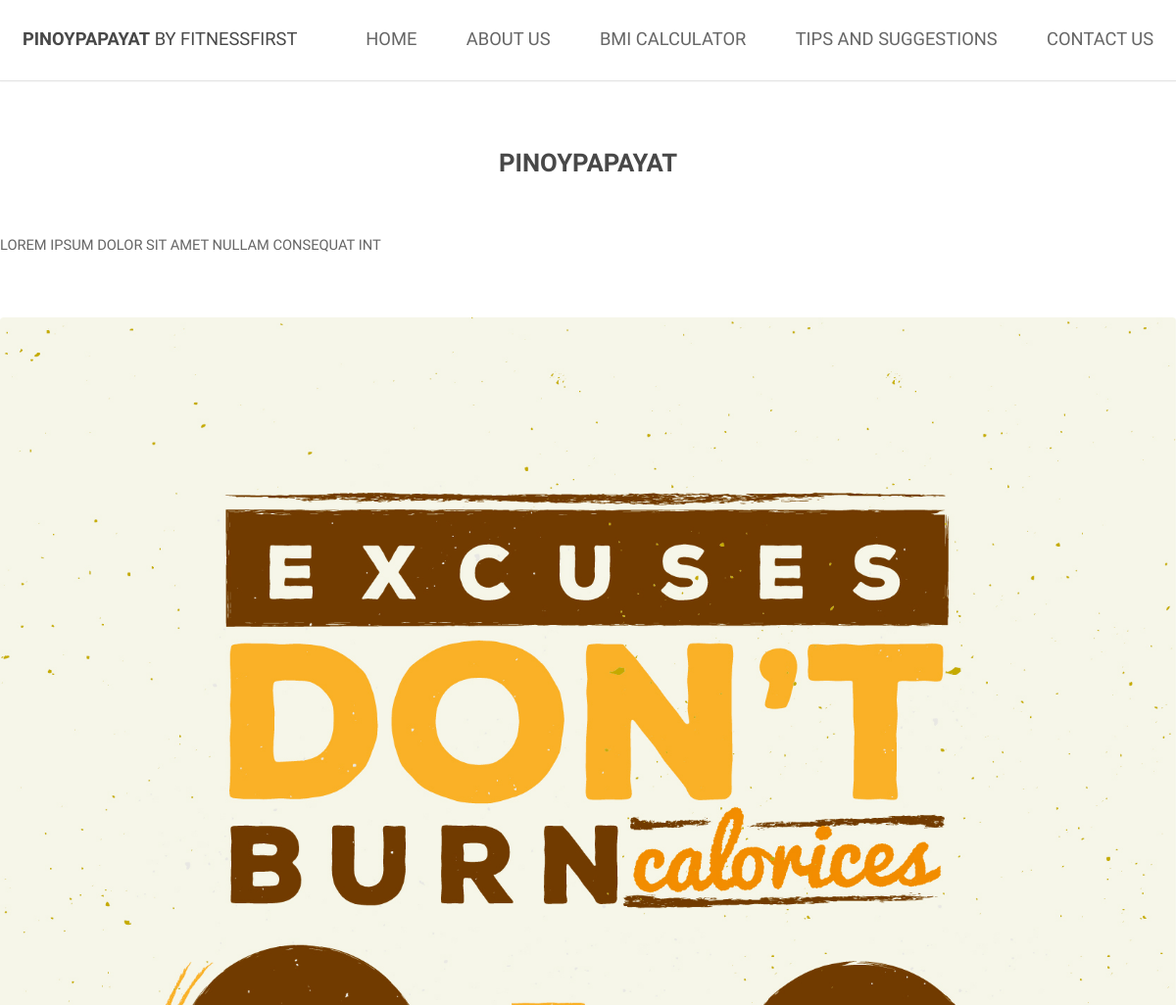
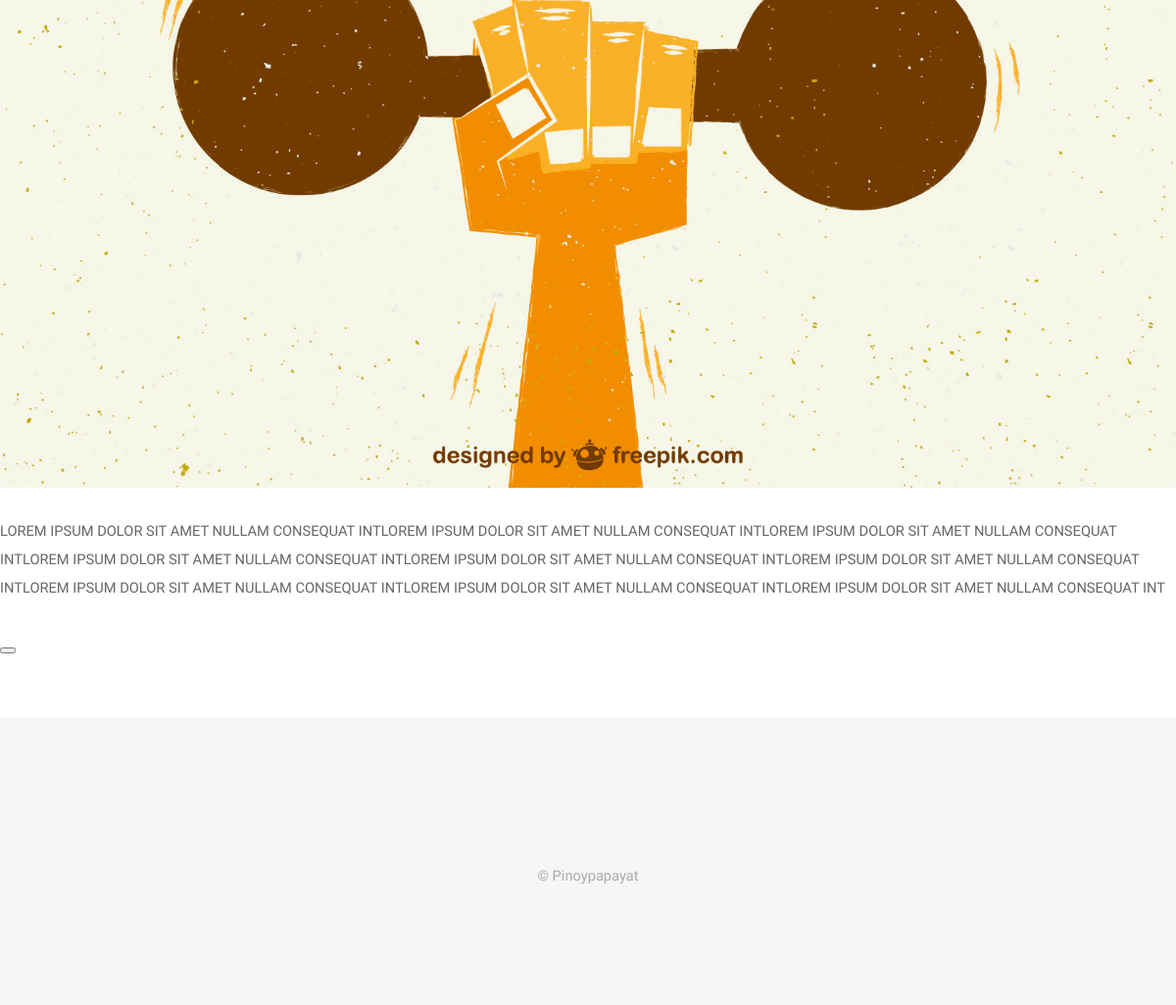
/index.php/site/about, run on an earlier commit of the app's database (2 pictures, top to bottom).
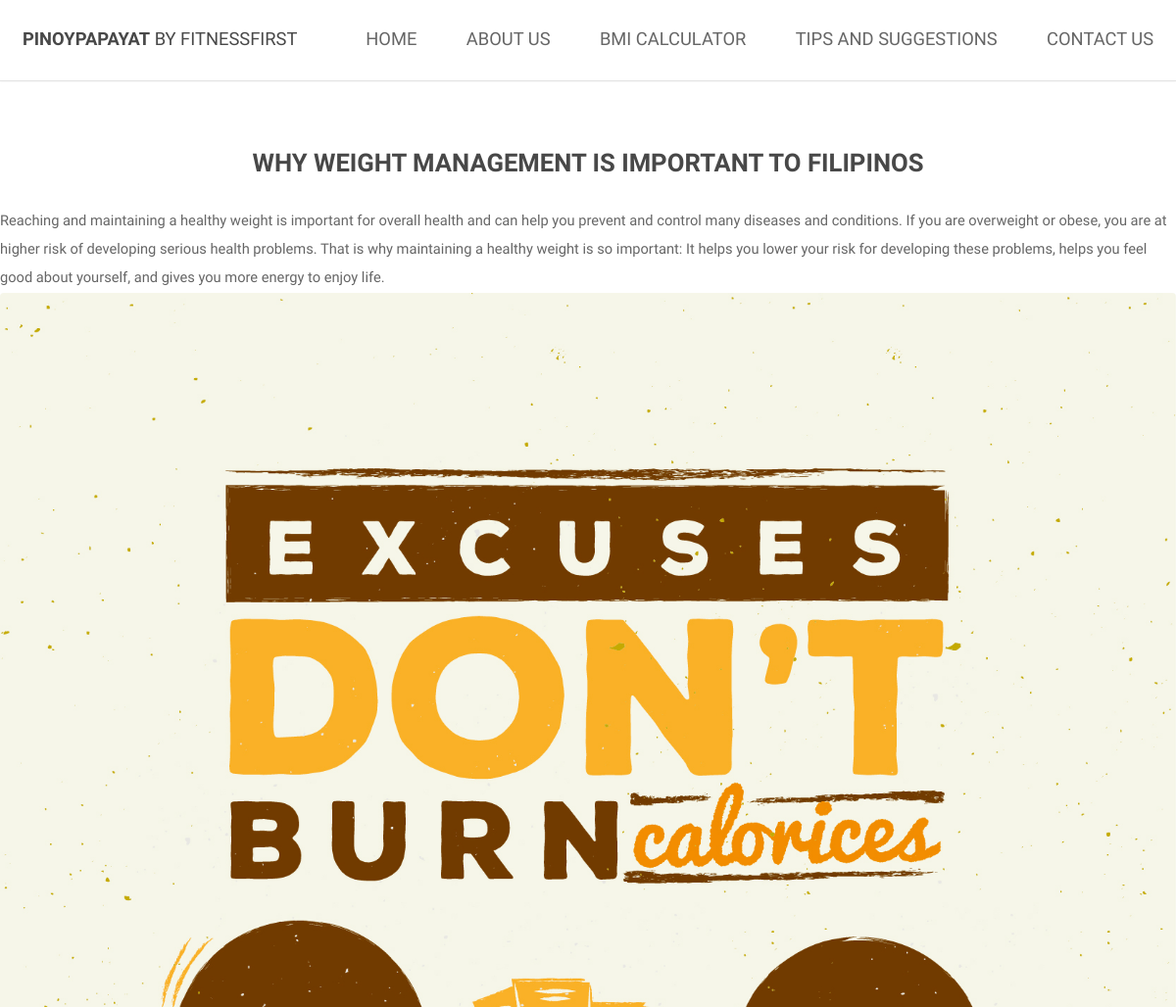
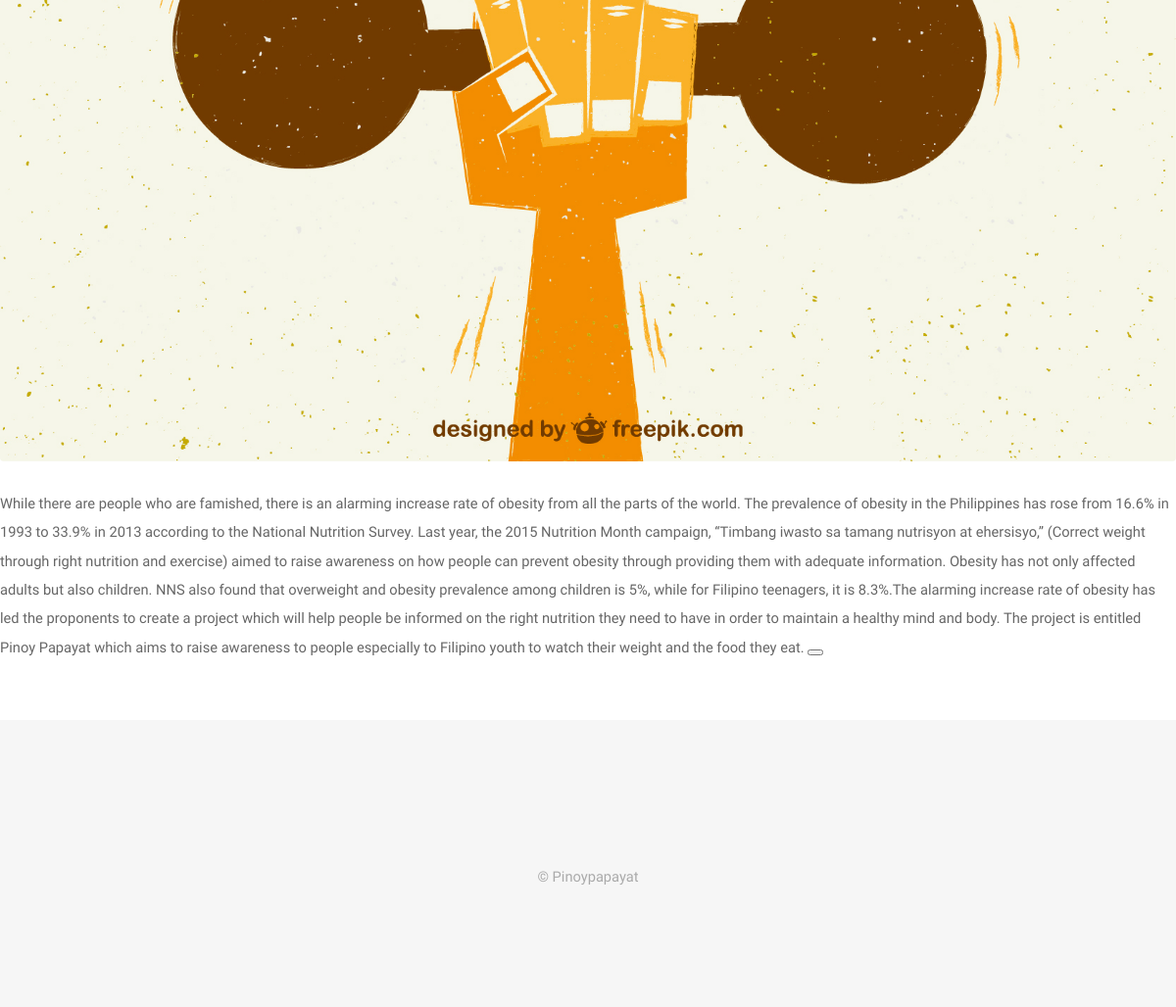
And on a later commit of the database (2 pictures, top to bottom).
### tables this page shows
CREATE TABLE `cms_about` (
  `_id` int(11) NOT NULL,
  `title` varchar(1000) NOT NULL,
  `description` varchar(1000) NOT NULL,
  `content` varchar(5000) NOT NULL,
  `path` varchar(100) NOT NULL,
  `date` timestamp NOT NULL DEFAULT CURRENT_TIMESTAMP
);

### application/controllers/Site.php (called while the page is built, shortened)
<?php
class Site extends CI_Controller {
	public function __construct(){
	        $this->load->model("cms_model");
	}
	public function about()
	{
    if ($query = $this->cms_model->get_about()) {
        $data['content'] = $query;
      }
		$this->load->view('client/about_view', $data);
	}
}

### index.php (called while the page is built, shortened)
<?php
require_once BASEPATH.'core/CodeIgniter.php';

### application/models/cms_model.php (called while the page is built, shortened)
<?php if (!defined('BASEPATH')) exit('No direct script access allowed');
class Cms_model extends CI_Model {
  public function get_about(){
        $q = $this->db->get('cms_about');
        $r = $q->result();
        return $r;
  }
}

### application/views/client/about_view.php (the view, shortened to what this page needs)
<!DOCTYPE HTML>
<html>
	<head>
		<link type="text/css" rel="stylesheet"  href="<?php echo base_url();?>css/skel.css" />
		<link type="text/css" rel="stylesheet"  href="<?php echo base_url();?>css/style.css" />
		<link type="text/css" rel="stylesheet" href="<?php echo base_url();?>css/style-xlarge.css"/>
	</head>
	<body>
			<header id="header">
				<h1><strong><a href="<?php echo base_url();?>Site">Pinoypapayat</a></strong> by FitnessFirst</h1>
				<nav id="nav">
					<ul>
						<li><a href="<?php echo base_url('Site'); ?>">Home</a></li>
						<li><a href="<?php echo base_url('Site/about'); ?>">About us</a></li>
						<li><a href="<?php echo base_url('Site/bmi_calculator'); ?>">BMI Calculator</a></li>
						<li><a href="<?php echo base_url('Site/tips_and_suggestions'); ?>">Tips and Suggestions</a></li>
						<li><a href="<?php echo base_url('Site/contact'); ?>">Contact us</a></li>
					</ul>
				</nav>
			</header>
			<section id="main" class="wrapper">
				<div class="container">
          <?php foreach($content as $cont): ?>
                                    <center><h2><?php echo $cont->title;?></h2></center>
<?php echo $cont->description;?>  <br>
					<a href="#" class="image fit"><img src="<?php echo base_url();?>images/tip1.jpg" alt="" /></a>
                                            <?php echo $cont->content;?>
                                        <button type="button" class="btn btn-default" aria-label="Left Align">
</button>
				</div>
          <?php endforeach;?>
			</section>
			<footer id="footer">
				<div class="container">
					<ul class="copyright">
						<li>&copy; Pinoypapayat</li>
					</ul>
				</div>
			</footer>
	</body>
</html>

What changed in the data, as far as the page shows it:
changed cms_about: title "PINOYPAPAYAT" → "WHY WEIGHT MANAGEMENT IS IMPORTANT TO FILIPINOS"; description "LOREM IPSUM DOLOR SIT AMET NULLAM CONSEQUAT INT" → "Reaching and maintaining a healthy weight is important for overall health and can help you prevent and control many diseases and conditions. If you are overweight or obese, you are at higher risk of developing serious health problems. That is why maintaining a healthy weight is so important: It helps you lower your risk for developing these problems, helps you feel good about yourself, and gives you more energy to enjoy life."; content "LOREM IPSUM DOLOR SIT AMET NULLAM CONSEQUAT INTLOREM IPSUM DOLOR SIT AMET NULLAM CONSEQUAT INTLOREM IPSUM DOLOR SIT AMET NULLAM CONSEQUAT INTLOREM IPSUM DOLOR SIT AMET NULLAM CONSEQUAT INTLOREM IPSUM DOLOR SIT AMET NULLAM CONSEQUAT INTLOREM IPSUM DOLOR SIT AMET NULLAM CONSEQUAT INTLOREM IPSUM DOLOR SIT AMET NULLAM CONSEQUAT INTLOREM IPSUM DOLOR SIT AMET NULLAM CONSEQUAT INTLOREM IPSUM DOLOR SIT AMET NULLAM CONSEQUAT INT" → "While there are people who are famished, there is an alarming increase rate of obesity from all the parts of the world. The prevalence of obesity in the Philippines has rose from 16.6% in 1993 to 33.9% in 2013 according to the National Nutrition Survey. Last year, the 2015 Nutrition Month campaign, “Timbang iwasto sa tamang nutrisyon at ehersisyo,” (Correct weight through right nutrition and exercise) aimed to raise awareness on how people can prevent obesity through providing them with adequate information. Obesity has not only affected adults but also children. NNS also found that overweight and obesity prevalence among children is 5%, while for Filipino teenagers, it is 8.3%.The alarming…"
